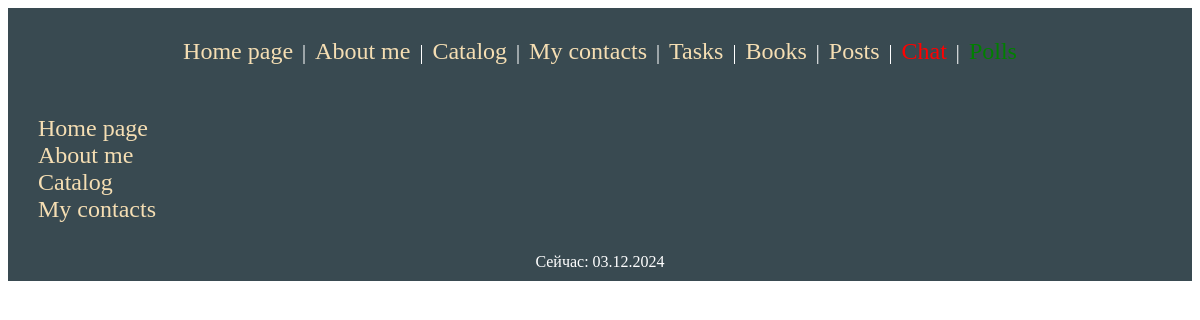
Page /polls/poll/2/ on the earlier database version.
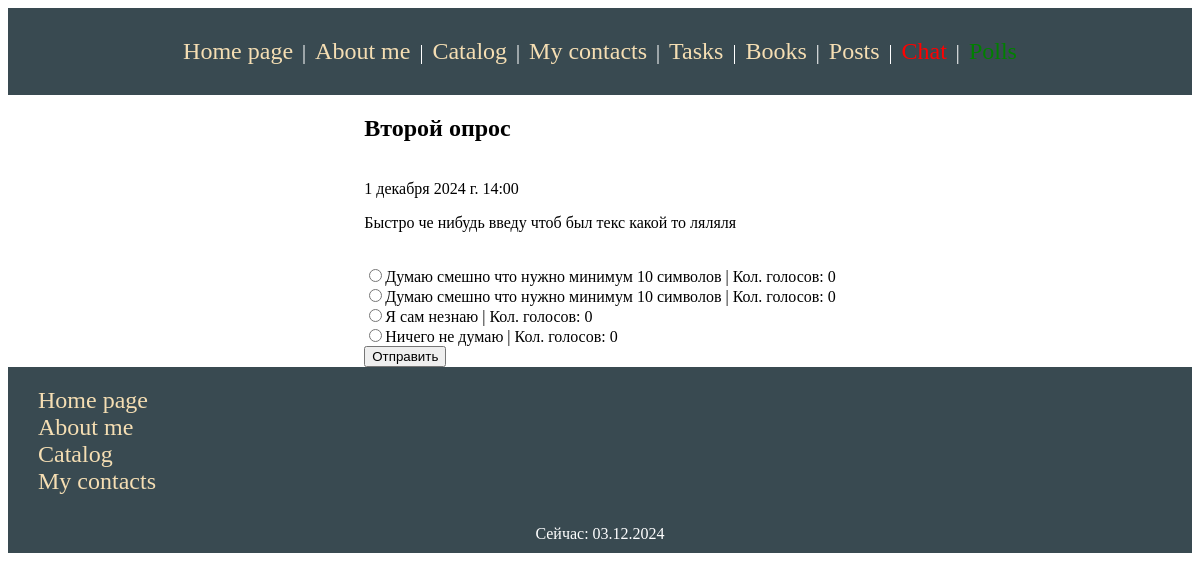
Same page on the later database version.
### block/models/poll.py (models this page shows)
class Poll(models.Model):
    title = models.CharField(max_length=50, validators=[MinLengthValidator(10)])
    description = models.TextField(max_length=500, validators=[MinLengthValidator(50)])
    created_at = models.DateTimeField(auto_now_add=True)
    is_active = models.BooleanField(default=True)

class Option(models.Model):
    poll = models.ForeignKey(Poll, on_delete=models.CASCADE, related_name='options')
    text = models.CharField(max_length=100, validators=[MinLengthValidator(10)])
    votes = models.IntegerField(default=0)

### block/views.py (the view)
# urls.py: path('polls/poll/<int:id>/', views.poll_detales, name='poll'),
def poll_detales(request, id):
    pull = Poll.objects.filter(id=id)
    option = Option.objects.filter(poll_id=id)
    return render(request, 'Polls/pull.html', {'pull': pull, 'option': option, 'my_date': datetime.now()})

### block/templates/Polls/pull.html (shortened to what this page needs)
{% extends "base.html" %}
{% block content %}
<div class="big_blog_poll">
  {% for poll in pull %}
<div class="opross" >
    <h2>{{ poll.title }}</h2><br>
  <span>{{ poll.created_at }}</span>
  <form action="vote/" method="POST" >
    <p>{{ poll.description }}</p><br>
    {% for i in option %}
       <input type="radio" name="answer" id={{i.poll_id}} value="{{i.id}}">{{ i.text }} | Кол. голосов: {{i.votes}}<br>
    {% endfor %}
  <input type="submit" value="Отправить">
</form>
</div>
</div>
  {% endfor %}
{% endblock content %}

### block/templates/base.html (shortened to what this page needs)
<!DOCTYPE html>
{% load static %}
<html>
<head>
    <link rel="stylesheet" href="{% static 'css/styles.css' %}" />
</head>
<header>
    <div class="header">
        <a class="header_link" href="/">Home page</a> <span>|</span> <a class="header_link" href="/about">About me</a> <span>|</span> <a class="header_link" href="/catalog">Catalog</a> <span>|</span> <a class="header_link" href="/contact">My contacts</a> <span>|</span> <a class="header_link" href="/task">Tasks</a> <span>|</span> <a class="header_link" href="/books">Books</a> <span>|</span> <a class="header_link" href="/post">Posts</a> <span>|</span> <a class="header_link" href="/chat" style="color: red;">Chat</a> <span>|</span> <a class="header_link" href="/polls" style="color: green;">Polls</a>
    </div>
</header>
<body>
{% block content %} {% endblock content %}
</body>
<footer>
    <div class="footer">
        <a class="footer_link" href="/">Home page</a><br>
        <a class="footer_link" href="/about">About me</a><br>
        <a class="footer_link" href="/catalog">Catalog</a><br>
        <a class="footer_link" href="/contact">My contacts</a><br>
    </div>
    <div class="datatime">Сейчас: {{ my_date|date:"d.m.Y" }}</div>
</footer>
</html>

### block/static/css/styles.css (style rules this page uses)
html { margin: 0px; -webkit-background-size: cover; -moz-background-size: cover; -o-background-size: cover; background-size: cover; }
body { max-height: 100%; }
header { background: #394a51; width: 100% }
header .header { display: block; text-align: center; padding: 30px }
header .header span { padding: 5px; color: white; font-size: 20px; }
header .header .header_link { text-decoration: none; list-style: none; color: wheat; font-size: 24px; }
footer { background: #394a51; width: 100%; bottom: 0; left: 0; right: 0; }
footer .footer { display: block; text-align: left; padding-left: 10px; padding-top: 20px; padding-bottom: 20px; }
footer .footer .footer_link { text-decoration: none; padding: 20px; list-style: none; color: wheat; font-size: 24px; }
footer .datatime { padding: 10px; color: white; text-align: center; }
.big_blog_poll { display: flex; justify-content: center; }

Differences in the rows shown:
added Poll: title "Второй опрос", created_at "1 декабря 2024 г. 14:00", description "Быстро че нибудь введу чтоб был текс какой то ляляля"
added Option: text "Думаю смешно что нужно минимум 10 символов", votes "0"
added Option: text "Думаю смешно что нужно минимум 10 символов", votes "0"
added Option: text "Я сам незнаю", votes "0"
added Option: text "Ничего не думаю", votes "0"
